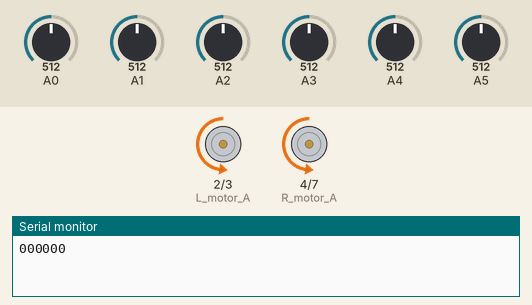
Recording of a sketch running on a simulated Arduino Uno, built with avr-gcc and run on an emulated ATmega328P. Shown: motor-driver pin pairs drawn as motors (green arrow = first pin HIGH = forward, orange = second pin HIGH = backward, longer = more drive, scaled by the enable pin), the last lines printed to the serial monitor. Inputs (shaded band) come from the test bench; at power-on: A1 = 512, A0 = 512, A5 = 512, A3 = 512, A2 = 512, A4 = 512.

Above: at 1.7 s.
1.8 s: A1 set to 529
3.5 s: A0 set to 527
At 3.76 s:
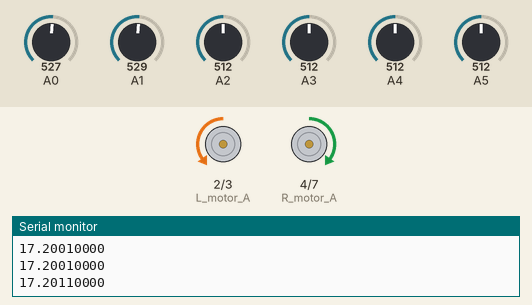
6.5 s: A5 set to 530
8.6 s: A0 set to 502
At 9.5 s:
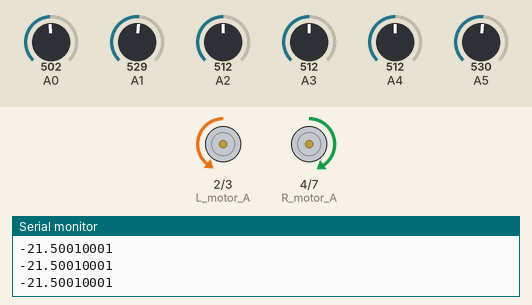
10.1 s: A3 set to 716
At 11.2 s:
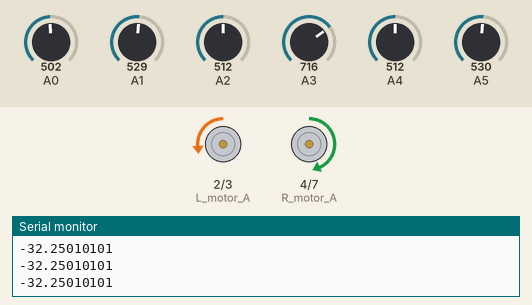
11.6 s: A5 set to 502
At 12.3 s:
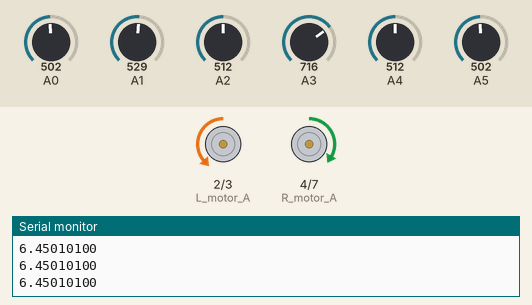
Timing chart, 0 to 14.1 s (numbered marks = the images above; inputs shaded):
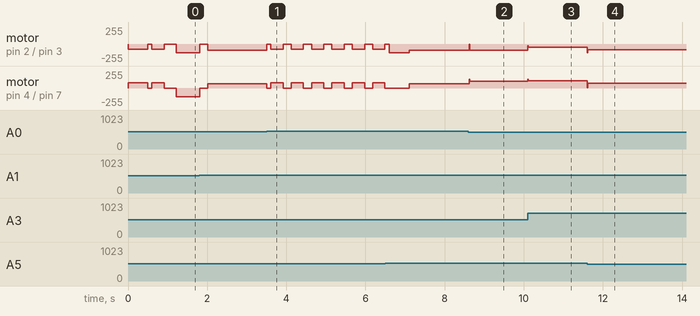

The sketch:

maze_solve.ino
```cpp
#define R_motor_A 4
#define R_motor_B 7
#define L_motor_A 2
#define L_motor_B 3

#define R_motor_pwm 6
#define L_motor_pwm 5

int IR_val[6] = {0,0,0,0,0,0} ;
int IR_weight[6] = {-18,-8,-5,5,8,18};


#define JUNCTION_SIZE  100
int MAX_SPEED = 130 ;
int ANGLE_SPEED = 130;
int MIDDLE_SPEED = 80;
int LOWEST_SPEED = 0;

int POP_JUNCTION = 0;
int L_JUNCTION = 1;
int T_JUNCTION = 2;
int CROSS_JUNCTION = 3;

int left_motor_speed = MIDDLE_SPEED ;
int right_motor_speed = MIDDLE_SPEED ;

int junctions[JUNCTION_SIZE];
int taken_directions[JUNCTION_SIZE];

int junction_id = 0;
float p , d , error ;
float i = 0 ;
float prev_error = 0 ;
float KP = 4.3 ;
float KI = 0 ;
float KD = 8 ;

int direction = 1;


void setup() {

  for (int i = 0; i<JUNCTION_SIZE; i++){
    junctions[i] = 0;
    taken_directions[i] = 0;
  }

  Serial.begin(9600) ;
  pinMode(A0, INPUT) ;
  pinMode(A1, INPUT) ;
  pinMode(A2, INPUT) ;
  pinMode(A3, INPUT) ;
  pinMode(A4, INPUT) ;
  pinMode(A5, INPUT) ;


  pinMode(2, OUTPUT) ;
  pinMode(3, OUTPUT) ;
  pinMode(4, OUTPUT) ;
  pinMode(7, OUTPUT) ;
  pinMode(5, OUTPUT) ;
  pinMode(6, OUTPUT) ;

  set_motor_speed()  ;
  forward() ;
  delay(500) ;

}


void loop() {

  read_IR();

  Serial.print(IR_val[5] );
  Serial.print(IR_val[4] );
  Serial.print(IR_val[3] );
  Serial.print(IR_val[2] );
  Serial.print(IR_val[1] );
  Serial.println(IR_val[0]);
  // turning;
  if(direction == 1){

    if (is_LM()){                      //remove the else if
      little_forward();
      if (is_None()){
        junctions[junction_id++] = L_JUNCTION;
        taken_directions[junction_id++] = 0;
        turn_left();
      }else {                         //remove  if (is_M())
        junctions[junction_id++] = T_JUNCTION;
        taken_directions[junction_id++] = 0;
        turn_left();
      }


    }else if(is_MR()){
      little_forward();

      if (is_M()){
        junctions[junction_id++] = T_JUNCTION;
        taken_directions[junction_id++] = 0;
        //taken_directions[junction_id++] = 0;
        forward();
        PID();
      }else{                                             //remove   if (is_None())
        junctions[junction_id++] = L_JUNCTION;
        taken_directions[junction_id++] = 0;
        //forward();
        //PID();
        turn_right();
      }

    }else if (is_LMR()){
      little_forward();
      if (is_None()){
        junctions[junction_id++] = T_JUNCTION;
        taken_directions[junction_id++] = 0;
        turn_left();

      }else if(is_LMR()){
        turn_around();
        direction = 0;
      }else {                                               //remove if(is_M())
        junctions[junction_id++] = CROSS_JUNCTION;
        taken_directions[junction_id++] = 0;
        turn_left();

      }

    }else if(is_None()){
      turn_around();
     // direction = 1;   //change -1

    }else if(is_M()){
      forward();
      PID();
      set_motor_speed();
    }
  }


// after turning


  else if(direction == -1){

    if (is_LM()){
      little_forward();
      if (is_None()){
        junctions[junction_id--] = POP_JUNCTION; // L_JUNCTION but when

      }else if (is_M()){
        taken_directions[junction_id] += 1;  //T_JUNCTION
        direction = 1;

        if (taken_directions[junction_id] == junctions[junction_id]){
          direction = -1;
          junctions[junction_id] = POP_JUNCTION;
          taken_directions[junction_id--] = POP_JUNCTION;
        }
      }
      turn_left();

    }else if(is_MR()){
      little_forward();
      if (is_None()){
        turn_right();
        junctions[junction_id--] = POP_JUNCTION; // L_JUNCTION but when
      }else if (is_M()){
        taken_directions[junction_id] +=1;
        direction = 1;

        if (taken_directions[junction_id] == junctions[junction_id]){
          direction = -1;
          junctions[junction_id] = POP_JUNCTION;
          taken_directions[junction_id--] = POP_JUNCTION;
        }     //T
        PID();
        forward();
      }

    }else if (is_LMR()){
      little_forward();
      if (is_None()){
        junctions[junction_id--] = POP_JUNCTION;
      }else if(is_M()){
        direction = 1;
        taken_directions[junction_id] += 1;

        if (taken_directions[junction_id] == junctions[junction_id]){
          direction = -1;
          junctions[junction_id] = POP_JUNCTION;
          taken_directions[junction_id--] = POP_JUNCTION;
        }
      }else if(is_LMR()){
        direction = 0;
      }
      turn_left();

    }else if(is_None()){
      turn_around();
      direction = -1;

    }else if(is_M()){
      PID();
      forward();
    }


  }else if(direction == 0){

    if (is_LM()){
      little_forward();
      if (is_None()){
        turn_left();
      }else if (is_M()){
        // -|
        if(taken_directions[junction_id--] == 0){
          PID();
          forward();
        }else{
          turn_left();
        }
      }


    }else if(is_MR()){
      little_forward();
      if (is_None()){
        turn_right();
      }else if (is_M()){
        // |-
        if(taken_directions[junction_id--] == 0){
          turn_right();
        }else{
          PID();
          forward();
        }
      }

    }else if (is_LMR()){
      little_forward();
      if (is_None()){
        // T
        if(taken_directions[junction_id--] == 0){
          turn_right();
        }else{
          turn_left();
        }

      }else if(is_M()){
        // -|-
        if(taken_directions[junction_id] == 0){
          turn_right();
        }else if(taken_directions[junction_id] == 1){
          PID();
          forward();
        }else {
          turn_left();
        }
      }
      turn_left();

    }else if(is_None()){
      Serial.println("Cannot happen");
    // cannot happen


    }else if(is_M()){
      PID();
      forward();
    }
  }

  PID() ;
  set_motor_speed() ;


}

void turn_left(){
  left_motor_speed = LOWEST_SPEED;
  right_motor_speed = ANGLE_SPEED;
  set_motor_speed();
  forward();
  delay(510);
  PID();
  set_motor_speed();
}

void turn_right(){
  left_motor_speed = ANGLE_SPEED;
  right_motor_speed = LOWEST_SPEED;
  set_motor_speed();
  forward();
  delay(510);
  PID();
  set_motor_speed();
}

void turn_around(){
    stop();
    delay(200);
    left_motor_speed = ANGLE_SPEED;
    right_motor_speed = ANGLE_SPEED;
    set_motor_speed();
    around();
    delay(600);
    stop();
    delay(200);
    forward();
    PID();
}

void read_IR(){

      IR_val[0] = analogRead(A5)  ;
      IR_val[1] = analogRead(A4) ;
      IR_val[2] = analogRead(A3) ;
      IR_val[3] = analogRead(A2) ;
      IR_val[4] = analogRead(A1) ;
      IR_val[5] = analogRead(A0) ;

      if(IR_val[0]>512){
        IR_val[0] = 1;
      }else{
        IR_val[0] = 0;
      }

      if(IR_val[1]>512){
        IR_val[1] = 1;
      }else{
        IR_val[1] = 0;
      }

      if(IR_val[2]>512){
        IR_val[2] = 1;
      }else{
        IR_val[2] = 0;
      }

      if(IR_val[3]>512){
        IR_val[3] = 1;
      }else{
        IR_val[3] = 0;
      }

      if(IR_val[4]>512){
        IR_val[4] = 1;
      }else{
        IR_val[4] = 0;
      }

      if(IR_val[5]>512){
        IR_val[5] = 1;
      }else{
        IR_val[5] = 0;
      }
}

//110000 ->L
int is_LM(){
  if( IR_val[0]  && !IR_val[2] && !IR_val[3] && !IR_val[4] && !IR_val[5] ){
    return 1;
  }else{
    return 0;
  }
}


//000011 -> R
int is_MR(){
  read_IR();
  if( !IR_val[0] && !IR_val[1] && !IR_val[2] && !IR_val[3]  && IR_val[5]){
    return 1;
  }else{
    return 0;
  }
}

int is_M(){
  read_IR();
  //if (IR_val[2] || IR_val[3]){
  if( IR_val[0] && IR_val[5] && (!IR_val[2] || !IR_val[3])){                //remove   IR_val[1] && IR_val[4] &&
    return 1;
  }else{
    return 0;
  }
}

int is_LMR(){
  read_IR();
  if( !IR_val[0] && !IR_val[2] && !IR_val[3]  && !IR_val[5] && !IR_val[1] && !IR_val[4]){
    return 1;
  }else{
    return 0;
  }
}

int is_None(){
  read_IR();
  if( IR_val[0] && IR_val[1] && IR_val[2] && IR_val[3] && IR_val[4] && IR_val[5]){
    return 1;
  }else{
    return 0;
  }
}


void little_forward(){
    // Serial.println("is cross");
    stop();
    delay(100);

    left_motor_speed = MIDDLE_SPEED;
    right_motor_speed = MIDDLE_SPEED;
    set_motor_speed();
    forward();
    delay(310);
    stop();
    delay(100);
    read_IR();
}

void forward() {
  digitalWrite(R_motor_A, HIGH) ;
  digitalWrite(R_motor_B, LOW) ;
  digitalWrite(L_motor_B, HIGH) ;
  digitalWrite(L_motor_A, LOW) ;
}

void stop () {
  digitalWrite(R_motor_A, LOW) ;
  digitalWrite(R_motor_B, LOW) ;
  digitalWrite(L_motor_A, LOW) ;
  digitalWrite(L_motor_B, LOW) ;
}

void around(){
  digitalWrite(R_motor_A, LOW) ;
  digitalWrite(R_motor_B, HIGH) ;
  digitalWrite(L_motor_A, LOW) ;
  digitalWrite(L_motor_B, HIGH) ;
}
void right(){
  digitalWrite(R_motor_A, LOW) ;
  digitalWrite(R_motor_B, HIGH) ;
  digitalWrite(L_motor_A, LOW) ;
  digitalWrite(L_motor_B, HIGH) ;
}
void left(){
  digitalWrite(R_motor_A, HIGH) ;
  digitalWrite(R_motor_B, LOW) ;
  digitalWrite(L_motor_A, HIGH) ;
  digitalWrite(L_motor_B, LOW) ;
}
void set_motor_speed() {
  analogWrite(R_motor_pwm, right_motor_speed) ;
  analogWrite(L_motor_pwm, left_motor_speed) ;

  }

void PID() {
  read_IR();
  error = 0 ;

  for (int i=0; i<=5; i++) {
    error += IR_val[i]*IR_weight[i] ;
    }

  p = error ;
  i = i + error ;
  d = error - prev_error ;
  prev_error = error ;

  float PID_val = (p*KP + i*KI + d*KD)/2 ;
  //int PID_val_int = round(PID_val);
  Serial.print(PID_val);

  right_motor_speed = MIDDLE_SPEED - PID_val ;
  left_motor_speed = MIDDLE_SPEED + PID_val ;

  if (right_motor_speed < 0)         {right_motor_speed = LOWEST_SPEED ; }
  if (left_motor_speed < 0)          {left_motor_speed = LOWEST_SPEED ; }
  if (right_motor_speed > MAX_SPEED) {right_motor_speed = MAX_SPEED ; }
  if (left_motor_speed > MAX_SPEED)  {left_motor_speed = MAX_SPEED ; }

  }
```

Measured:
- the behaviour switches between 512 and 513 on A0 (found by bisection; images 0 and 1)
- after the input at 3.5 s, motor on pin 2 (L_motor_A) / pin 3 (L_motor_B): backward 97/255 → stopped at once, then repeats every 0.51 s: backward 80/255 0.31 s, stopped 0.20 s; motor on pin 4 (R_motor_A) / pin 7 (R_motor_B): forward 62/255 → stopped at once, then repeats every 0.51 s: forward 80/255 0.31 s, stopped 0.20 s
- after the input at 8.6 s, motor on pin 2 (L_motor_A) / pin 3 (L_motor_B): backward 97/255 → stopped at once, → backward 97/255 0.01 s later; motor on pin 4 (R_motor_A) / pin 7 (R_motor_B): forward 62/255 → forward 101/255 at once
- after the input at 10.1 s, motor on pin 2 (L_motor_A) / pin 3 (L_motor_B): backward 97/255 → backward 47/255 at once; motor on pin 4 (R_motor_A) / pin 7 (R_motor_B): forward 101/255 → forward 112/255 at once
- after the input at 11.6 s, motor on pin 2 (L_motor_A) / pin 3 (L_motor_B): backward 47/255 → backward 86/255 at once; motor on pin 4 (R_motor_A) / pin 7 (R_motor_B): forward 112/255 → forward 73/255 at once
